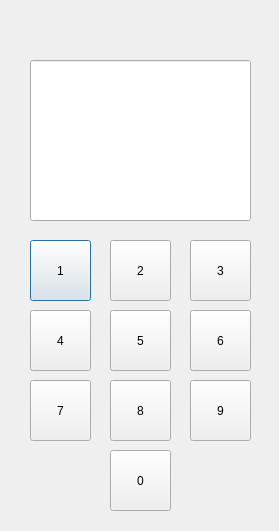
<?xml version="1.0" encoding="UTF-8"?>
<ui version="4.0">
 <class>Dialog</class>
 <widget class="QDialog" name="Dialog">
  <property name="geometry">
   <rect>
    <x>0</x>
    <y>0</y>
    <width>279</width>
    <height>531</height>
   </rect>
  </property>
  <property name="windowTitle">
   <string>Dialog</string>
  </property>
  <widget class="QLineEdit" name="q_lineEdit">
   <property name="geometry">
    <rect>
     <x>30</x>
     <y>60</y>
     <width>221</width>
     <height>161</height>
    </rect>
   </property>
  </widget>
  <widget class="QPushButton" name="num_pushButton_1">
   <property name="geometry">
    <rect>
     <x>30</x>
     <y>240</y>
     <width>61</width>
     <height>61</height>
    </rect>
   </property>
   <property name="text">
    <string>1</string>
   </property>
  </widget>
  <widget class="QPushButton" name="num_pushButton_2">
   <property name="geometry">
    <rect>
     <x>110</x>
     <y>240</y>
     <width>61</width>
     <height>61</height>
    </rect>
   </property>
   <property name="text">
    <string>2</string>
   </property>
  </widget>
  <widget class="QPushButton" name="num_pushButton_3">
   <property name="geometry">
    <rect>
     <x>190</x>
     <y>240</y>
     <width>61</width>
     <height>61</height>
    </rect>
   </property>
   <property name="text">
    <string>3</string>
   </property>
  </widget>
  <widget class="QPushButton" name="num_pushButton_4">
   <property name="geometry">
    <rect>
     <x>30</x>
     <y>310</y>
     <width>61</width>
     <height>61</height>
    </rect>
   </property>
   <property name="text">
    <string>4</string>
   </property>
  </widget>
  <widget class="QPushButton" name="num_pushButton_5">
   <property name="geometry">
    <rect>
     <x>110</x>
     <y>310</y>
     <width>61</width>
     <height>61</height>
    </rect>
   </property>
   <property name="text">
    <string>5</string>
   </property>
  </widget>
  <widget class="QPushButton" name="num_pushButton_6">
   <property name="geometry">
    <rect>
     <x>190</x>
     <y>310</y>
     <width>61</width>
     <height>61</height>
    </rect>
   </property>
   <property name="text">
    <string>6</string>
   </property>
  </widget>
  <widget class="QPushButton" name="num_pushButton_7">
   <property name="geometry">
    <rect>
     <x>30</x>
     <y>380</y>
     <width>61</width>
     <height>61</height>
    </rect>
   </property>
   <property name="text">
    <string>7</string>
   </property>
  </widget>
  <widget class="QPushButton" name="num_pushButton_8">
   <property name="geometry">
    <rect>
     <x>110</x>
     <y>380</y>
     <width>61</width>
     <height>61</height>
    </rect>
   </property>
   <property name="text">
    <string>8</string>
   </property>
  </widget>
  <widget class="QPushButton" name="num_pushButton_9">
   <property name="geometry">
    <rect>
     <x>190</x>
     <y>380</y>
     <width>61</width>
     <height>61</height>
    </rect>
   </property>
   <property name="text">
    <string>9</string>
   </property>
  </widget>
  <widget class="QPushButton" name="num_pushButton_0">
   <property name="geometry">
    <rect>
     <x>110</x>
     <y>450</y>
     <width>61</width>
     <height>61</height>
    </rect>
   </property>
   <property name="text">
    <string>0</string>
   </property>
  </widget>
 </widget>
 <resources/>
 <connections/>
</ui>
